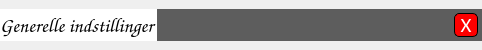
<?xml version="1.0" encoding="UTF-8"?>
<ui version="4.0">
 <class>TopFrameForm</class>
 <widget class="QWidget" name="TopFrameForm">
  <property name="geometry">
   <rect>
    <x>0</x>
    <y>0</y>
    <width>482</width>
    <height>50</height>
   </rect>
  </property>
  <property name="sizePolicy">
   <sizepolicy hsizetype="Minimum" vsizetype="Minimum">
    <horstretch>0</horstretch>
    <verstretch>0</verstretch>
   </sizepolicy>
  </property>
  <property name="windowTitle">
   <string>Form</string>
  </property>
  <layout class="QHBoxLayout" name="horizontalLayout">
   <property name="spacing">
    <number>0</number>
   </property>
   <property name="leftMargin">
    <number>0</number>
   </property>
   <property name="topMargin">
    <number>0</number>
   </property>
   <property name="rightMargin">
    <number>0</number>
   </property>
   <property name="bottomMargin">
    <number>0</number>
   </property>
   <item>
    <widget class="QWidget" name="topWidget" native="true">
     <property name="minimumSize">
      <size>
       <width>155</width>
       <height>32</height>
      </size>
     </property>
     <property name="maximumSize">
      <size>
       <width>16777215</width>
       <height>32</height>
      </size>
     </property>
     <property name="styleSheet">
      <string notr="true">QWidget#topWidget
{
	background-color: rgb(93, 93, 93);
}
</string>
     </property>
     <layout class="QHBoxLayout" name="horizontalLayout_5">
      <property name="spacing">
       <number>0</number>
      </property>
      <property name="leftMargin">
       <number>0</number>
      </property>
      <property name="topMargin">
       <number>0</number>
      </property>
      <property name="rightMargin">
       <number>4</number>
      </property>
      <property name="bottomMargin">
       <number>0</number>
      </property>
      <item>
       <widget class="QLabel" name="frameTitle">
        <property name="minimumSize">
         <size>
          <width>0</width>
          <height>32</height>
         </size>
        </property>
        <property name="font">
         <font>
          <family>Comic Sans MS</family>
          <pointsize>15</pointsize>
         </font>
        </property>
        <property name="styleSheet">
         <string notr="true">color:black;
background-color:white;</string>
        </property>
        <property name="text">
         <string>Generelle indstillinger</string>
        </property>
       </widget>
      </item>
      <item>
       <spacer name="horizontalSpacer">
        <property name="orientation">
         <enum>Qt::Horizontal</enum>
        </property>
        <property name="sizeType">
         <enum>QSizePolicy::Expanding</enum>
        </property>
        <property name="sizeHint" stdset="0">
         <size>
          <width>40</width>
          <height>20</height>
         </size>
        </property>
       </spacer>
      </item>
      <item alignment="Qt::AlignVCenter">
       <widget class="QPushButton" name="exitButton">
        <property name="sizePolicy">
         <sizepolicy hsizetype="Expanding" vsizetype="Fixed">
          <horstretch>0</horstretch>
          <verstretch>0</verstretch>
         </sizepolicy>
        </property>
        <property name="minimumSize">
         <size>
          <width>24</width>
          <height>24</height>
         </size>
        </property>
        <property name="maximumSize">
         <size>
          <width>20</width>
          <height>20</height>
         </size>
        </property>
        <property name="font">
         <font>
          <family>Calibri</family>
          <pointsize>16</pointsize>
          <weight>50</weight>
          <bold>false</bold>
         </font>
        </property>
        <property name="styleSheet">
         <string notr="true">QPushButton#exitButton
{
	background-color:red;
	color:white;
	border:1px solid black;
	border-radius:5px;
	padding:4px;
}
QPushButton#exitButton:hover
{
	background-color: rgb(214, 161, 162);
	border:2px solid black;
}</string>
        </property>
        <property name="text">
         <string>X</string>
        </property>
       </widget>
      </item>
     </layout>
    </widget>
   </item>
  </layout>
 </widget>
 <resources/>
 <connections/>
</ui>
